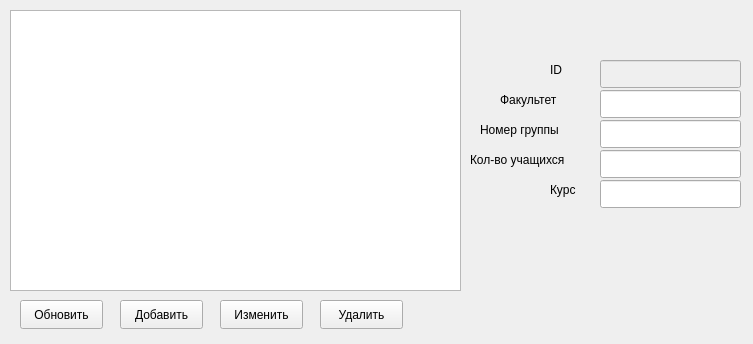
<?xml version="1.0" encoding="UTF-8"?>
<ui version="4.0">
 <class>Group</class>
 <widget class="QWidget" name="Group">
  <property name="geometry">
   <rect>
    <x>0</x>
    <y>0</y>
    <width>753</width>
    <height>344</height>
   </rect>
  </property>
  <property name="windowTitle">
   <string>Form</string>
  </property>
  <widget class="QPushButton" name="addButton">
   <property name="geometry">
    <rect>
     <x>120</x>
     <y>300</y>
     <width>83</width>
     <height>29</height>
    </rect>
   </property>
   <property name="text">
    <string>Добавить</string>
   </property>
  </widget>
  <widget class="QLabel" name="label_5">
   <property name="geometry">
    <rect>
     <x>550</x>
     <y>180</y>
     <width>81</width>
     <height>20</height>
    </rect>
   </property>
   <property name="text">
    <string>Курс</string>
   </property>
  </widget>
  <widget class="QLabel" name="label_4">
   <property name="geometry">
    <rect>
     <x>470</x>
     <y>150</y>
     <width>121</width>
     <height>20</height>
    </rect>
   </property>
   <property name="text">
    <string>Кол-во учащихся</string>
   </property>
  </widget>
  <widget class="QLabel" name="label_2">
   <property name="geometry">
    <rect>
     <x>500</x>
     <y>90</y>
     <width>91</width>
     <height>20</height>
    </rect>
   </property>
   <property name="text">
    <string>Факультет</string>
   </property>
  </widget>
  <widget class="QPushButton" name="pushButton">
   <property name="geometry">
    <rect>
     <x>20</x>
     <y>300</y>
     <width>83</width>
     <height>29</height>
    </rect>
   </property>
   <property name="text">
    <string>Обновить</string>
   </property>
  </widget>
  <widget class="QTableView" name="tableView">
   <property name="geometry">
    <rect>
     <x>10</x>
     <y>10</y>
     <width>451</width>
     <height>281</height>
    </rect>
   </property>
  </widget>
  <widget class="QPushButton" name="editButton">
   <property name="geometry">
    <rect>
     <x>220</x>
     <y>300</y>
     <width>83</width>
     <height>29</height>
    </rect>
   </property>
   <property name="text">
    <string>Изменить</string>
   </property>
  </widget>
  <widget class="QLineEdit" name="numOfStudentsLine">
   <property name="geometry">
    <rect>
     <x>600</x>
     <y>150</y>
     <width>141</width>
     <height>28</height>
    </rect>
   </property>
  </widget>
  <widget class="QLineEdit" name="yearLine">
   <property name="geometry">
    <rect>
     <x>600</x>
     <y>180</y>
     <width>141</width>
     <height>28</height>
    </rect>
   </property>
  </widget>
  <widget class="QLabel" name="label_3">
   <property name="geometry">
    <rect>
     <x>480</x>
     <y>120</y>
     <width>111</width>
     <height>20</height>
    </rect>
   </property>
   <property name="text">
    <string>Номер группы</string>
   </property>
  </widget>
  <widget class="QLineEdit" name="groupNumLine">
   <property name="geometry">
    <rect>
     <x>600</x>
     <y>120</y>
     <width>141</width>
     <height>28</height>
    </rect>
   </property>
  </widget>
  <widget class="QLineEdit" name="idLine">
   <property name="enabled">
    <bool>false</bool>
   </property>
   <property name="geometry">
    <rect>
     <x>600</x>
     <y>60</y>
     <width>141</width>
     <height>28</height>
    </rect>
   </property>
  </widget>
  <widget class="QLineEdit" name="facultyLine">
   <property name="geometry">
    <rect>
     <x>600</x>
     <y>90</y>
     <width>141</width>
     <height>28</height>
    </rect>
   </property>
  </widget>
  <widget class="QLabel" name="label">
   <property name="geometry">
    <rect>
     <x>550</x>
     <y>60</y>
     <width>31</width>
     <height>20</height>
    </rect>
   </property>
   <property name="text">
    <string>ID</string>
   </property>
  </widget>
  <widget class="QPushButton" name="delButton">
   <property name="geometry">
    <rect>
     <x>320</x>
     <y>300</y>
     <width>83</width>
     <height>29</height>
    </rect>
   </property>
   <property name="text">
    <string>Удалить</string>
   </property>
  </widget>
 </widget>
 <resources/>
 <connections/>
</ui>
